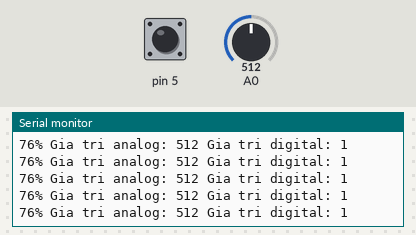
Simulated run of this sketch. Board: Arduino Uno, built with avr-gcc and run on an emulated ATmega328P. On the bench: the last lines printed to the serial monitor. The test bench sets the inputs (shaded band); at power-on: A0 = 512, pin 5 HIGH.

Above: at 4.2 s.
4.3 s: A0 set to 345
At 4.6 s:
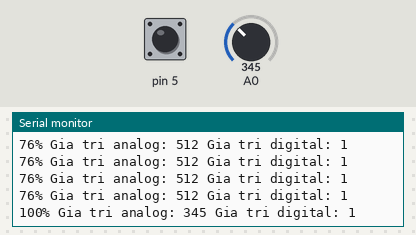
7.3 s: A0 set to 364
At 7.42 s:
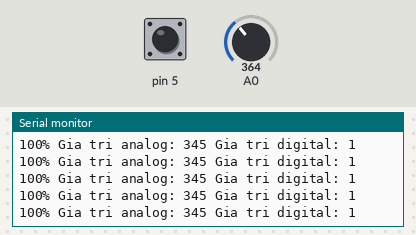
Timing chart, 0 to 10.3 s (numbered marks = the images above; inputs shaded):
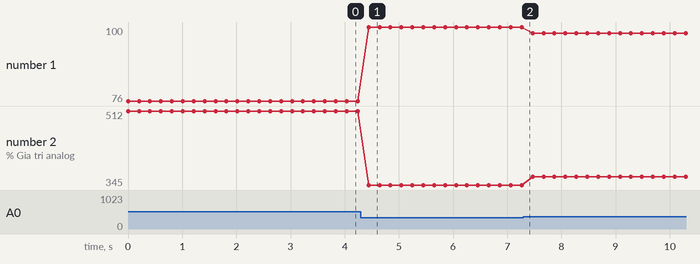

The sketch:

Humidity.ino
```cpp
int value,real_value;
void setup() {
  Serial.begin(9600);                             //Mở cổng Serial ở tốc độ 9600
  pinMode(5,INPUT_PULLUP);                        // Mình sẽ dùng chân D1-GPIO5 để làm cổng đọc digital, còn chân A0 vào thì không cần khai báo cũng được nhé
}

void loop() {
  // Chúng ta sẽ tạo một hàm for để đọc 10 lần giá trị cảm biến, sau đó lấy giá trị trung bình để được giá trị chính xác nhất.
  for(int i=0;i<=9;i++){
    real_value+=analogRead(A0);
  }
  value=real_value/10;
  int percent = map(value, 350, 1023, 0, 100);    // Set giá thang giá trị đầu và giá trị cuối để đưa giá trị về thang từ 0-100.
                                                  // Cái này sẽ bằng thực nghiệm nhé
  percent=100-percent;                            // Tính giá trị phần trăm thực. Chuyển điện thế từ 3.3V ( khô ) thành 3.3V ( ẩm )
  Serial.print(percent);
  Serial.print('%');
  Serial.print(" ");
  Serial.print("Gia tri analog: ");
  Serial.print(value);
  Serial.print(" ");
  Serial.print("Gia tri digital: ");
  Serial.println(digitalRead(5));
  delay(200);
  real_value=0;
}
```

Measured:
- after the input at 4.3 s, the serial monitor: prints a new line after 0.14 s (image 1)
- plotted number 1: 76 → 100 after the input at 4.3 s, 100 → 98 after the input at 7.3 s
- plotted number 2: 512 → 345 after the input at 4.3 s, 345 → 364 after the input at 7.3 s
